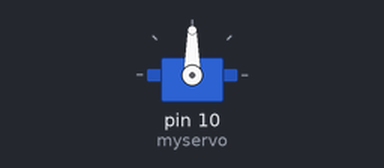
A sketch run on a simulated Arduino Uno, built with avr-gcc and run on an emulated ATmega328P. On the bench: servo.

Above: at 0.05 s.
At 0.9 s:
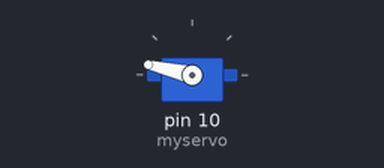
At 1.6 s:
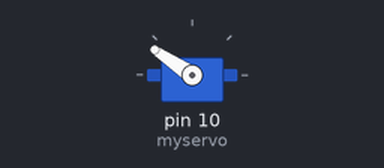
At 3.2 s:
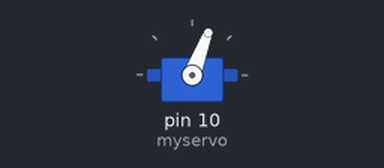
Timing chart, 0 to 7.6 s (numbered marks = the images above):
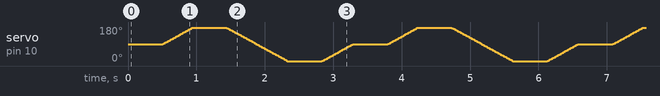

The sketch:

demo_servo_sweep.ino
```cpp
#include <Servo.h>

Servo myservo;

int pos = 0;

void setup() {
  myservo.attach(10);
}

void loop() {

  myservo.write(90);

  delay(500);

  for (pos = 90; pos <= 175; pos += 1) { // goes from 0 degrees to 180 degrees
    // in steps of 1 degree
    myservo.write(pos);              // tell servo to go to position in variable 'pos'
    delay(5);                       // waits 15ms for the servo to reach the position
  }

  delay(500);

  for (pos = 175; pos >= 0; pos -= 1) { // goes from 180 degrees to 0 degrees
    myservo.write(pos);              // tell servo to go to position in variable 'pos'
    delay(5);                       // waits 15ms for the servo to reach the position
  }

  delay(500);

  for (pos = 0; pos <=90; pos += 1) { // goes from 0 degrees to 180 degrees
    // in steps of 1 degree
    myservo.write(pos);              // tell servo to go to position in variable 'pos'
    delay(5);                       // waits 15ms for the servo to reach the position
  }

}
```
